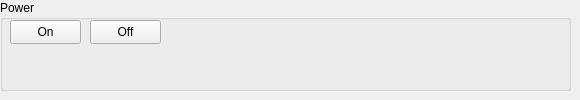
                 <widget class="QWidget" name="tab_rmc">
                  <attribute name="title">
                   <string>RMC</string>
                  </attribute>
                  <widget class="QGroupBox" name="groupBox_7">
                   <property name="geometry">
                    <rect>
                     <x>0</x>
                     <y>0</y>
                     <width>571</width>
                     <height>91</height>
                    </rect>
                   </property>
                   <property name="title">
                    <string>Power</string>
                   </property>
                   <widget class="QPushButton" name="btn_rmc_power_on">
                    <property name="geometry">
                     <rect>
                      <x>10</x>
                      <y>20</y>
                      <width>71</width>
                      <height>24</height>
                     </rect>
                    </property>
                    <property name="text">
                     <string>On</string>
                    </property>
                   </widget>
                   <widget class="QPushButton" name="btn_rmc_power_off">
                    <property name="geometry">
                     <rect>
                      <x>90</x>
                      <y>20</y>
                      <width>71</width>
                      <height>24</height>
                     </rect>
                    </property>
                    <property name="text">
                     <string>Off</string>
                    </property>
                   </widget>
                  </widget>
                 </widget>
